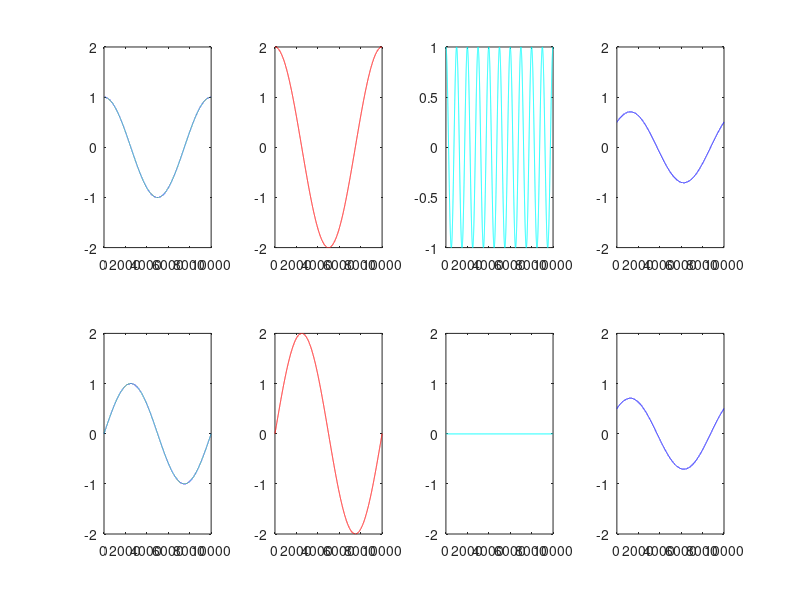

Recreate this plot in MATLAB.
clc;
clear;

f = 1;
t = linspace(0,1,10000);

x1 = cos(2*pi*f*t);
x2 = sin(2*pi*f*t);

x1 = x1';
x2 = x2';



PHI1 = [x1,x2];
PHI2 = [x2,x1];




a = PHI1'*PHI1;
b = PHI2'*PHI2;

C = b/a;

%Newfunc in original space 
x3 = (2*cos(2*pi*f*t))';

x3ImageCoeffs = C*(PHI1'*x3);
x3ImageValues= zeros(10000,1);
for i = 1:2
    x3ImageValues = x3ImageValues + x3ImageCoeffs(i)/5000*PHI2(:,i);
end

x4 = cos(2*pi*10*f*t)';

x4ImageCoeffs = C*(PHI1'*x4);
x4ImageValues= zeros(10000,1);
for i = 1:2
    x4ImageValues = x4ImageValues + x4ImageCoeffs(i)/5000*PHI2(:,i);
end

alpha = 0.5;
x5 = alpha*cos(2*pi*f*t)'+(1-alpha)*sin(2*pi*f*t)';
x5ImageCoeffs = C*(PHI1'*x5);
x5ImageValues= zeros(10000,1);
for i = 1:2
    x5ImageValues = x5ImageValues + x5ImageCoeffs(i)/5000*PHI2(:,i);
end




clf;
subplot(2,4,1);
plot(x1);
ylim([-2,2]);
subplot(2,4,2);
ylim([-2,2]);
plot(x3,'r')
subplot(2,4,3);
ylim([-2,2]);
plot(x4,'c');
subplot(2,4,4);
ylim([-2,2]);
plot(x5,'b');
ylim([-2,2]);


subplot(2,4,5);
plot(x2);
ylim([-2,2]);
subplot(2,4,6);
plot(x3ImageValues,'r');
ylim([-2,2]);
subplot(2,4,7);
plot(x4ImageValues,'c');
ylim([-2,2]);
subplot(2,4,8);
plot(x5ImageValues,'b');
ylim([-2,2]);